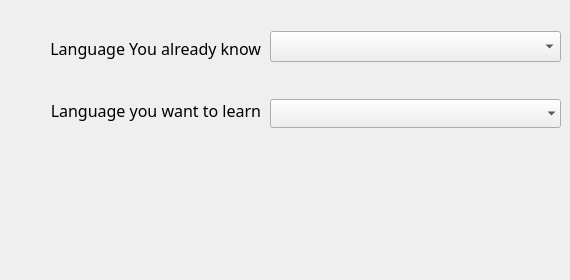
<?xml version="1.0" encoding="UTF-8"?>
<ui version="4.0">
 <class>LangSelectionWindow</class>
 <widget class="QDialog" name="LangSelectionWindow">
  <property name="geometry">
   <rect>
    <x>0</x>
    <y>0</y>
    <width>570</width>
    <height>280</height>
   </rect>
  </property>
  <property name="windowTitle">
   <string>Learning Direction</string>
  </property>
  <widget class="QWidget" name="verticalLayoutWidget">
   <property name="geometry">
    <rect>
     <x>270</x>
     <y>0</y>
     <width>291</width>
     <height>161</height>
    </rect>
   </property>
   <layout class="QVBoxLayout" name="verticalLayout">
    <item>
     <widget class="QComboBox" name="comboBox">
      <property name="font">
       <font>
        <family>Corbel</family>
        <pointsize>12</pointsize>
       </font>
      </property>
      <property name="duplicatesEnabled">
       <bool>false</bool>
      </property>
     </widget>
    </item>
    <item>
     <widget class="QComboBox" name="comboBox_2">
      <property name="font">
       <font>
        <family>Corbel</family>
        <pointsize>12</pointsize>
        <weight>50</weight>
        <bold>false</bold>
       </font>
      </property>
      <property name="styleSheet">
       <string notr="true"/>
      </property>
      <property name="currentText">
       <string/>
      </property>
      <property name="maxVisibleItems">
       <number>10</number>
      </property>
      <property name="iconSize">
       <size>
        <width>25</width>
        <height>25</height>
       </size>
      </property>
      <property name="duplicatesEnabled">
       <bool>false</bool>
      </property>
      <property name="frame">
       <bool>false</bool>
      </property>
     </widget>
    </item>
   </layout>
  </widget>
  <widget class="Label" name="label_3" native="true">
   <property name="geometry">
    <rect>
     <x>230</x>
     <y>220</y>
     <width>71</width>
     <height>41</height>
    </rect>
   </property>
   <property name="font">
    <font>
     <family>Code Pro Light</family>
     <pointsize>20</pointsize>
     <weight>50</weight>
     <bold>false</bold>
    </font>
   </property>
   <property name="text" stdset="0">
    <string>OK</string>
   </property>
  </widget>
  <widget class="QLabel" name="label">
   <property name="geometry">
    <rect>
     <x>10</x>
     <y>10</y>
     <width>251</width>
     <height>76</height>
    </rect>
   </property>
   <property name="font">
    <font>
     <family>Corbel</family>
     <pointsize>12</pointsize>
     <weight>50</weight>
     <bold>false</bold>
    </font>
   </property>
   <property name="text">
    <string>Language You already know</string>
   </property>
   <property name="alignment">
    <set>Qt::AlignRight|Qt::AlignTrailing|Qt::AlignVCenter</set>
   </property>
   <property name="buddy">
    <cstring>comboBox</cstring>
   </property>
  </widget>
  <widget class="QLabel" name="label_2">
   <property name="geometry">
    <rect>
     <x>10</x>
     <y>80</y>
     <width>251</width>
     <height>61</height>
    </rect>
   </property>
   <property name="font">
    <font>
     <family>Corbel</family>
     <pointsize>12</pointsize>
     <weight>50</weight>
     <bold>false</bold>
    </font>
   </property>
   <property name="text">
    <string>&lt;html&gt;&lt;head/&gt;&lt;body&gt;&lt;p&gt;Language you want to learn&lt;/p&gt;&lt;/body&gt;&lt;/html&gt;</string>
   </property>
   <property name="alignment">
    <set>Qt::AlignRight|Qt::AlignTrailing|Qt::AlignVCenter</set>
   </property>
   <property name="wordWrap">
    <bool>false</bool>
   </property>
   <property name="buddy">
    <cstring>comboBox_2</cstring>
   </property>
  </widget>
  <zorder>label_2</zorder>
  <zorder>verticalLayoutWidget</zorder>
  <zorder>label_3</zorder>
  <zorder>label</zorder>
 </widget>
 <customwidgets>
  <customwidget>
   <class>Label</class>
   <slots>
    <signal>clicked()</signal>
    <signal>MouseEnter()</signal>
    <signal>MouseLeave()</signal>
   </slots>
  </customwidget>
 </customwidgets>
 <resources/>
 <connections/>
</ui>
